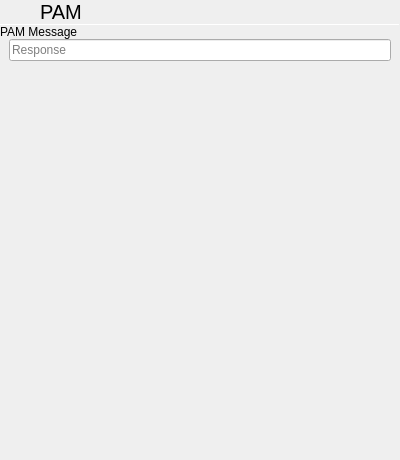
<?xml version="1.0" encoding="UTF-8"?>
<ui version="4.0">
 <class>PamQuestion</class>
 <widget class="QWidget" name="PamQuestion">
  <property name="geometry">
   <rect>
    <x>0</x>
    <y>0</y>
    <width>400</width>
    <height>460</height>
   </rect>
  </property>
  <property name="windowTitle">
   <string>Form</string>
  </property>
  <layout class="QVBoxLayout" name="verticalLayout_2">
   <property name="spacing">
    <number>0</number>
   </property>
   <property name="leftMargin">
    <number>0</number>
   </property>
   <property name="topMargin">
    <number>0</number>
   </property>
   <property name="rightMargin">
    <number>0</number>
   </property>
   <property name="bottomMargin">
    <number>0</number>
   </property>
   <item>
    <layout class="QHBoxLayout" name="horizontalLayout">
     <property name="spacing">
      <number>0</number>
     </property>
     <item>
      <widget class="QPushButton" name="cancelButton">
       <property name="sizePolicy">
        <sizepolicy hsizetype="Preferred" vsizetype="Preferred">
         <horstretch>0</horstretch>
         <verstretch>0</verstretch>
        </sizepolicy>
       </property>
       <property name="toolTip">
        <string>Cancel Authentication</string>
       </property>
       <property name="text">
        <string/>
       </property>
       <property name="icon">
        <iconset theme="go-previous">
         <normaloff>.</normaloff>.</iconset>
       </property>
       <property name="flat">
        <bool>true</bool>
       </property>
      </widget>
     </item>
     <item>
      <widget class="QLabel" name="titleLabel">
       <property name="sizePolicy">
        <sizepolicy hsizetype="Expanding" vsizetype="Preferred">
         <horstretch>0</horstretch>
         <verstretch>0</verstretch>
        </sizepolicy>
       </property>
       <property name="font">
        <font>
         <pointsize>15</pointsize>
        </font>
       </property>
       <property name="text">
        <string notr="true">PAM</string>
       </property>
       <property name="margin">
        <number>9</number>
       </property>
      </widget>
     </item>
     <item>
      <widget class="QPushButton" name="okayButton">
       <property name="sizePolicy">
        <sizepolicy hsizetype="Preferred" vsizetype="Preferred">
         <horstretch>0</horstretch>
         <verstretch>0</verstretch>
        </sizepolicy>
       </property>
       <property name="toolTip">
        <string>Accept</string>
       </property>
       <property name="text">
        <string/>
       </property>
       <property name="icon">
        <iconset theme="dialog-ok">
         <normaloff>.</normaloff>.</iconset>
       </property>
       <property name="flat">
        <bool>true</bool>
       </property>
      </widget>
     </item>
    </layout>
   </item>
   <item>
    <widget class="Line" name="line">
     <property name="maximumSize">
      <size>
       <width>16777215</width>
       <height>1</height>
      </size>
     </property>
     <property name="orientation">
      <enum>Qt::Horizontal</enum>
     </property>
    </widget>
   </item>
   <item>
    <widget class="QLabel" name="pamMessage">
     <property name="text">
      <string notr="true">PAM Message</string>
     </property>
     <property name="wordWrap">
      <bool>true</bool>
     </property>
     <property name="margin">
      <number>9</number>
     </property>
    </widget>
   </item>
   <item>
    <layout class="QVBoxLayout" name="verticalLayout">
     <property name="leftMargin">
      <number>9</number>
     </property>
     <property name="rightMargin">
      <number>9</number>
     </property>
     <item>
      <widget class="QLineEdit" name="responseBox">
       <property name="placeholderText">
        <string notr="true">Response</string>
       </property>
      </widget>
     </item>
    </layout>
   </item>
   <item>
    <spacer name="verticalSpacer">
     <property name="orientation">
      <enum>Qt::Vertical</enum>
     </property>
     <property name="sizeHint" stdset="0">
      <size>
       <width>20</width>
       <height>40</height>
      </size>
     </property>
    </spacer>
   </item>
  </layout>
 </widget>
 <resources/>
 <connections/>
</ui>
